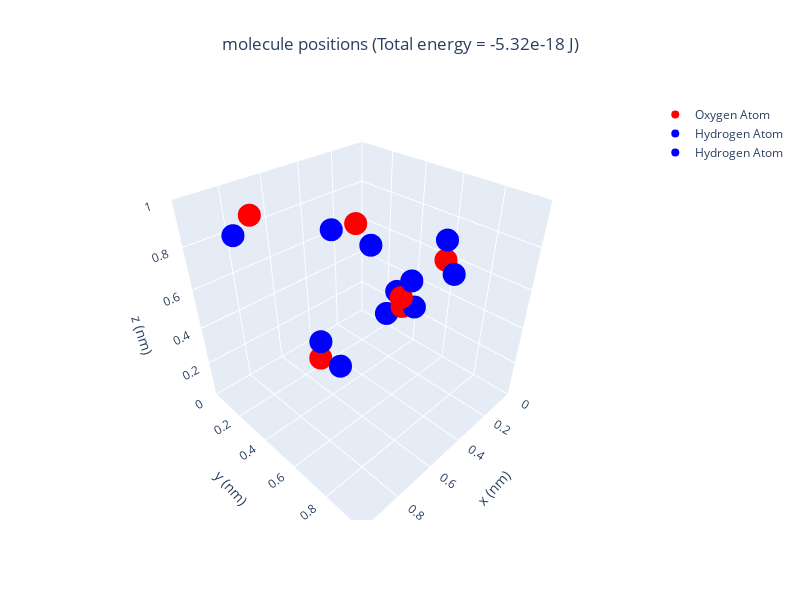

Notebook code for this chart:
### Markdown cell above
# Interactive：Version 1 （rcmd）

### Code cell
plotly_6woer(rall,qall)

### Figure 1 — Plotly figure (JSON) as saved in the notebook; plotly's stock layout.template omitted (floating-point values rounded to 4 significant figures)
{"data": [{"marker": {"color": "red"}, "mode": "markers", "name": "Oxygen Atom", "type": "scatter3d", "x": [0.6216, 0.1133, 0.8401, 0.07672, 0.2309, 0.6513], "y": [0.5884, 0.633, 0.2616, 0.3681, 0.4874, 0.3862], "z": [0.9754, 0.6427, 0.9718, 0.2461, 0.4322, 0.2545]}, {"marker": {"color": "blue"}, "mode": "markers", "name": "Hydrogen Atom", "type": "scatter3d", "x": [0.6695, 0.1102, 0.8834, 0.124, 0.19, 0.6487], "y": [0.5126, 0.6275, 0.2491, 0.3037, 0.5111, 0.3906], "z": [0.9419, 0.7383, 1.056, 0.1933, 0.5154, 0.3501]}, {"marker": {"color": "blue"}, "mode": "markers", "name": "Hydrogen Atom", "type": "scatter3d", "x": [0.5923, 0.1602, 0.9078, 0.09518, 0.1714, 0.6041], "y": [0.6349, 0.7146, 0.242, 0.343, 0.5219, 0.4644], "z": [0.8969, 0.6249, 0.907, 0.3367, 0.3655, 0.2256]}], "layout": {"height": 600, "scene": {"aspectmode": "cube", "xaxis": {"nticks": 10, "range": [0, 1], "title": {"text": "x (nm)"}}, "yaxis": {"nticks": 10, "range": [0, 1], "title": {"text": "y (nm)"}}, "zaxis": {"nticks": 10, "range": [0, 1], "title": {"text": "z (nm)"}}}, "title": {"text": "molecule positions (Total energy = -5.32e-18 J)", "x": 0.5}, "width": 800, "xaxis": {"anchor": "y", "domain": [0, 1]}, "yaxis": {"anchor": "x", "domain": [0, 1]}}}
